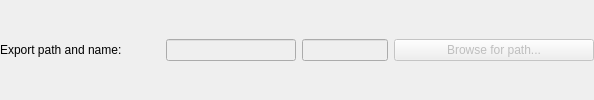
     <widget class="QWidget" name="psdExportPathPanel" native="true">
      <layout class="QGridLayout" name="gridLayout" columnstretch="2,3,2,2">
       <property name="leftMargin">
        <number>0</number>
       </property>
       <property name="topMargin">
        <number>0</number>
       </property>
       <property name="rightMargin">
        <number>0</number>
       </property>
       <property name="bottomMargin">
        <number>0</number>
       </property>
       <item row="0" column="0">
        <widget class="QLabel" name="psdExportPathLabel">
         <property name="sizePolicy">
          <sizepolicy hsizetype="Fixed" vsizetype="Preferred">
           <horstretch>0</horstretch>
           <verstretch>0</verstretch>
          </sizepolicy>
         </property>
         <property name="minimumSize">
          <size>
           <width>160</width>
           <height>0</height>
          </size>
         </property>
         <property name="toolTip">
          <string/>
         </property>
         <property name="text">
          <string>Export path and name:</string>
         </property>
        </widget>
       </item>
       <item row="0" column="1">
        <widget class="QLineEdit" name="psdExportPathLineEdit">
         <property name="enabled">
          <bool>false</bool>
         </property>
         <property name="sizePolicy">
          <sizepolicy hsizetype="Expanding" vsizetype="Fixed">
           <horstretch>0</horstretch>
           <verstretch>0</verstretch>
          </sizepolicy>
         </property>
         <property name="minimumSize">
          <size>
           <width>0</width>
           <height>0</height>
          </size>
         </property>
         <property name="maximumSize">
          <size>
           <width>16777215</width>
           <height>16777215</height>
          </size>
         </property>
         <property name="baseSize">
          <size>
           <width>0</width>
           <height>0</height>
          </size>
         </property>
         <property name="toolTip">
          <string>Export file disk location</string>
         </property>
        </widget>
       </item>
       <item row="0" column="2">
        <widget class="QLineEdit" name="psdExportNameLineEdit">
         <property name="enabled">
          <bool>false</bool>
         </property>
         <property name="sizePolicy">
          <sizepolicy hsizetype="Expanding" vsizetype="Fixed">
           <horstretch>0</horstretch>
           <verstretch>0</verstretch>
          </sizepolicy>
         </property>
         <property name="minimumSize">
          <size>
           <width>0</width>
           <height>0</height>
          </size>
         </property>
         <property name="baseSize">
          <size>
           <width>0</width>
           <height>0</height>
          </size>
         </property>
         <property name="font">
          <font>
           <pointsize>8</pointsize>
           <weight>75</weight>
           <bold>true</bold>
           <kerning>false</kerning>
          </font>
         </property>
         <property name="toolTip">
          <string>Export file name prefix</string>
         </property>
         <property name="alignment">
          <set>Qt::AlignCenter</set>
         </property>
        </widget>
       </item>
       <item row="0" column="3">
        <widget class="QPushButton" name="psdExportPathBtn">
         <property name="enabled">
          <bool>false</bool>
         </property>
         <property name="sizePolicy">
          <sizepolicy hsizetype="Fixed" vsizetype="Fixed">
           <horstretch>0</horstretch>
           <verstretch>0</verstretch>
          </sizepolicy>
         </property>
         <property name="minimumSize">
          <size>
           <width>200</width>
           <height>0</height>
          </size>
         </property>
         <property name="toolTip">
          <string>Select the folder location for exported FBX files</string>
         </property>
         <property name="text">
          <string>Browse for path...</string>
         </property>
        </widget>
       </item>
      </layout>
     </widget>
